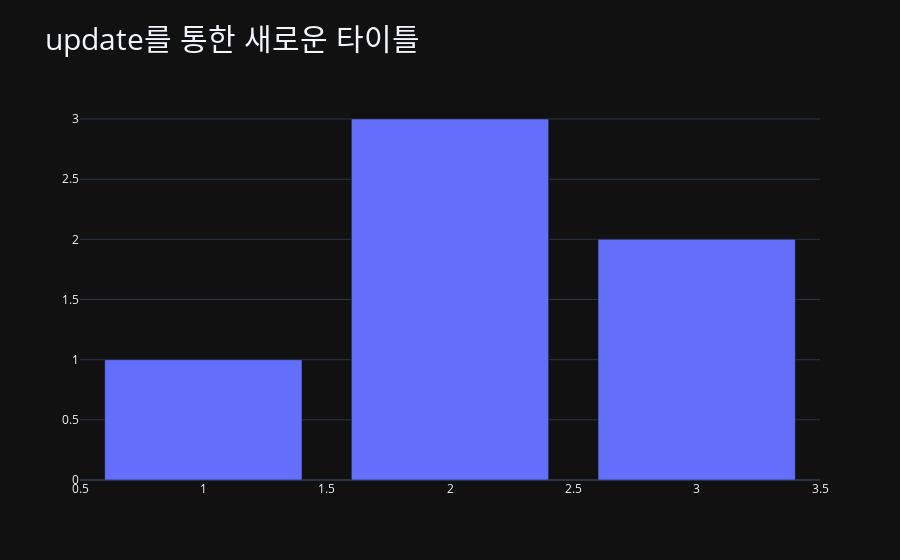

This figure's notebook cell:
### Markdown cell above
### **[update_layout] 메소드**

- Trace 외적인 그래프 요소(그래프 사이즈.  제목. 글꼴크기 등)를 업데이트 가능

### Code cell
import plotly.graph_objects as go

fig = go.Figure(data=go.Bar(x=[1,2,3], y=[1,3,2]))

# Layout 추가
fig.update_layout(title_text='update를 통한 새로운 타이틀', title_font_size=30)


fig.show()

### Figure 1 — Plotly figure (JSON) as saved in the notebook; plotly's stock layout.template omitted (floating-point values rounded to 4 significant figures)
{"data": [{"x": [1, 2, 3], "y": [1, 3, 2], "type": "bar"}], "layout": {"title": {"font": {"size": 30}, "text": "update를 통한 새로운 타이틀"}}}
